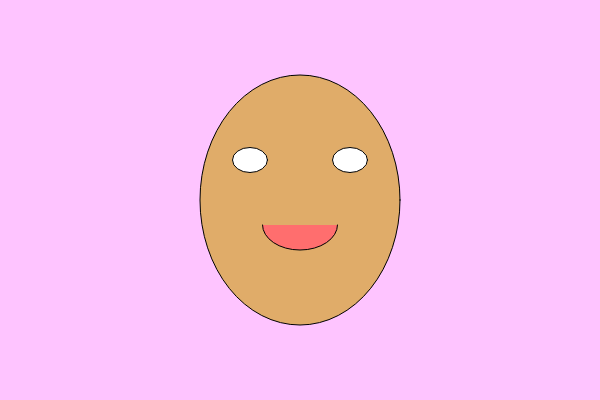
Frame 1 (no input)
Frame 60 (no input): identical to frame 1, image omitted
Frame 120 (the mouse pressed at the canvas centre since frame 60): identical to frame 1, image omitted

The p5.js sketch that drew this single still picture (run headless with seeded random() and noise() and a simulated clock; from frame 60 on, the mouse is pressed at the canvas centre):

// p5.js sketch
// ── sketch.js
function setup() {
  createCanvas(600, 400); //Tamany de l'area del dibuix
  // el primer numero es l'amplada en pixels i el segon numero es l'alçada en pixels. 
}

function draw() {
  background(254,196,255); //color del fons
  // el primer numero es el nivel de vermell de vermell 'R' el segon, es el nivell de verd 'G' i el tercer, 'G' per tant RGB en htm. Dintre de background o fons
   fill(224,172,105); //color de la cara exterior
  //en el cas del fill sera el mateix pero el que es fa omplir de color en la figura següent que son dos ellipses.
  ellipse(300,200,200,250); //forma cara exterior
  // El primero numero es la  posicó x  del sentre de l'ellipsevdesde la cantonada superior esquerra que es al '0.0, el segon numero es la posicio y o alçada del centre de l'ellipse i el terçer numero es l'amplada de la elipse, i el cuart es l'amplada
  fill(255, 255, 255) //color dels ulls
  ellipse(250,160,35,25); // forma de l'ull dret perque x=250
  ellipse(350,160,35,25); // forma de l'ull esquerra perque x=350
  fill(255,110,110) //color de la boca
  arc(300,225,75,50,0,PI); //forma de la boca
}
